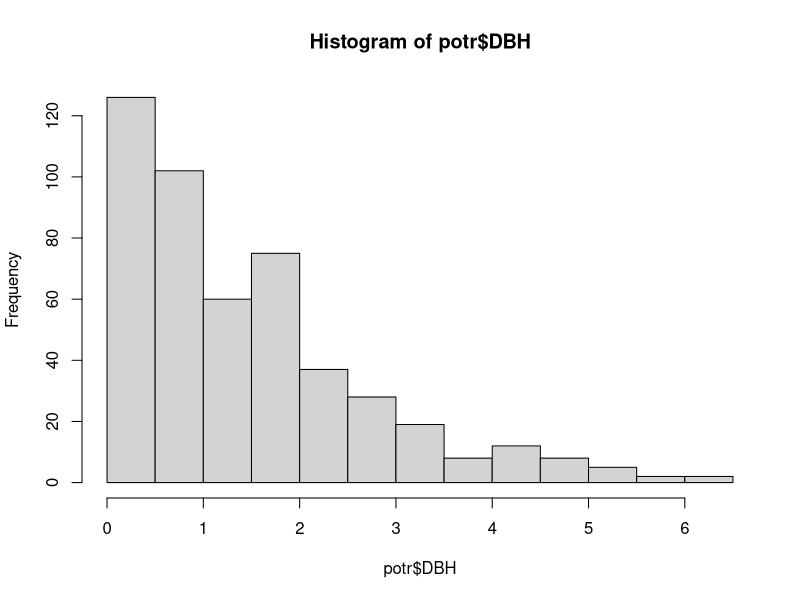
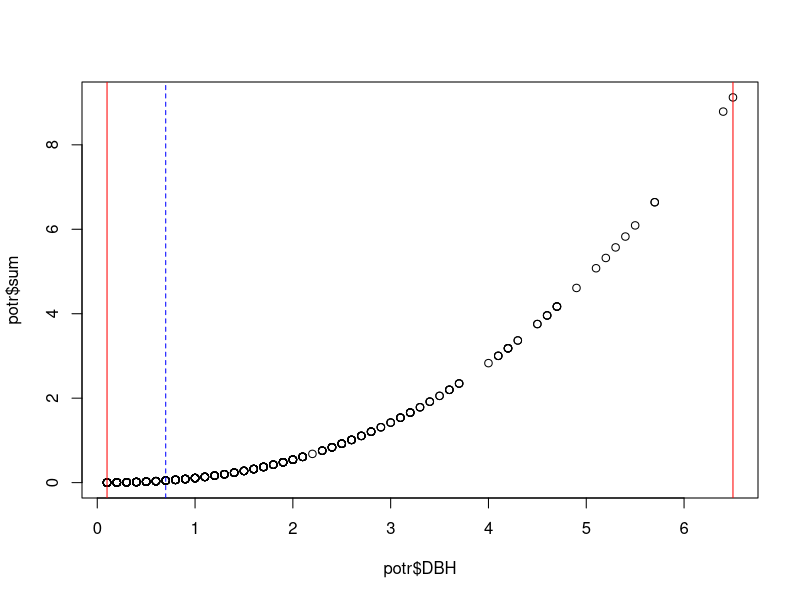
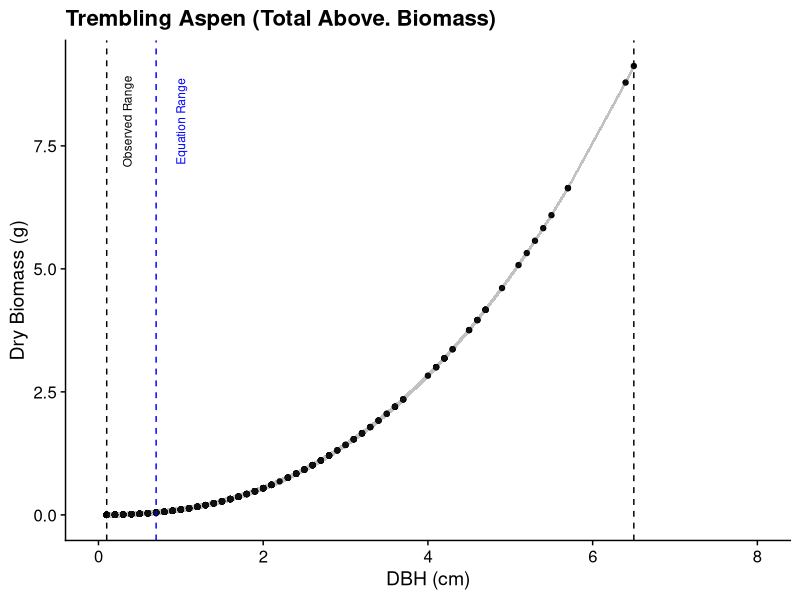

Generate these figures, in order, with R:
# Ung et al. 2008
# used for alder

library(ggplot2)
library(cowplot); theme_set(theme_cowplot())
library(tidyverse)
library(here)

 dbh <- read.csv(here("data/dbh.csv"))

#############################################################################
# starting off with aspen

potr <- dbh %>%
  filter(SPP == "POTR")
hist(potr$DBH) # everything smaller than 6 cm
summary(potr$DBH) # min 0.1, max 6.5

########################
# calculating each component

# FOLIAGE
fol_potr <- function(x) 0.0235*x^(1.6656)
# n = ,r2 = 0.42
  # SE
    # intercept = 0.0032
    # dbh^ = 0.0440
    fol_potrSE <- sqrt((0.0032^2) + (0.0440^2))

potr$fol <- fol_potr(potr$DBH)

# LIVE BRANCHES
branch_potr <- function(x)  0.0082*x^(2.5139)
# n = , r2 = 0.76
  # SE
    # intercept = 0.0008
    # dbh^ = 0.0327
  branch_potrSE <- sqrt((0.0008^2) + (0.0327^2))

potr$branch <- branch_potr(potr$DBH)

# WOOD
wood_potr <- function(x) 0.0608*x^(2.4735)
# n = , r2 =0.95
  # SE
    # intercept = 0.0029
    # dbh^ = 0.0153
    wood_potrSE <- sqrt((0.0029^2) + (0.0153^2))

potr$wood <- wood_potr(potr$DBH)

# BARK
bark_potr <- function(x) 0.0159*x^(2.4123)
# n = , r2 = 0.91
  # SE
    # intercept = 0.0006
    # dbh^ = 0.0131
    bark_potrSE <- sqrt((0.0006^2) + (0.0131^2))

potr$bark <- bark_potr(potr$DBH)

# summing up components
potr$sum <- potr$fol + potr$branch + potr$wood + potr$bark

# standard error
potr$SE <- sqrt(fol_potrSE^2 + branch_potrSE^2 + wood_potrSE^2 + bark_potrSE^2)

plot(potr$sum ~ potr$DBH)
abline(v = c(0.1, 6.5), col = "red") # my ranges
abline(v = c(0.7, 47.2), col = "blue", lty = 2) # equation's ranges

ggplot(potr, aes(x = DBH, y = sum)) +
  geom_point() +
  geom_ribbon(aes(ymax = sum + SE, ymin = sum - SE), alpha = .3) +
  labs(x = "DBH (cm)", y = "Dry Biomass (g)", title = "Trembling Aspen (Total Above. Biomass)") +
  geom_vline(xintercept = c(0.1, 6.5), linetype = "dashed") +
  geom_vline(xintercept = c(0.7, 47.2), linetype = "dashed", col = "blue")  +
  xlim(0, 8) +
  geom_text(mapping = aes(x = 0.35, y = 8, label = "Observed Range"),
            angle = 90, size = 3, check_overlap = TRUE) +
  geom_text(mapping = aes(x = 1, y = 8, label = "Equation Range"),
            angle = 90, size = 3, color = "Blue", check_overlap = TRUE)
